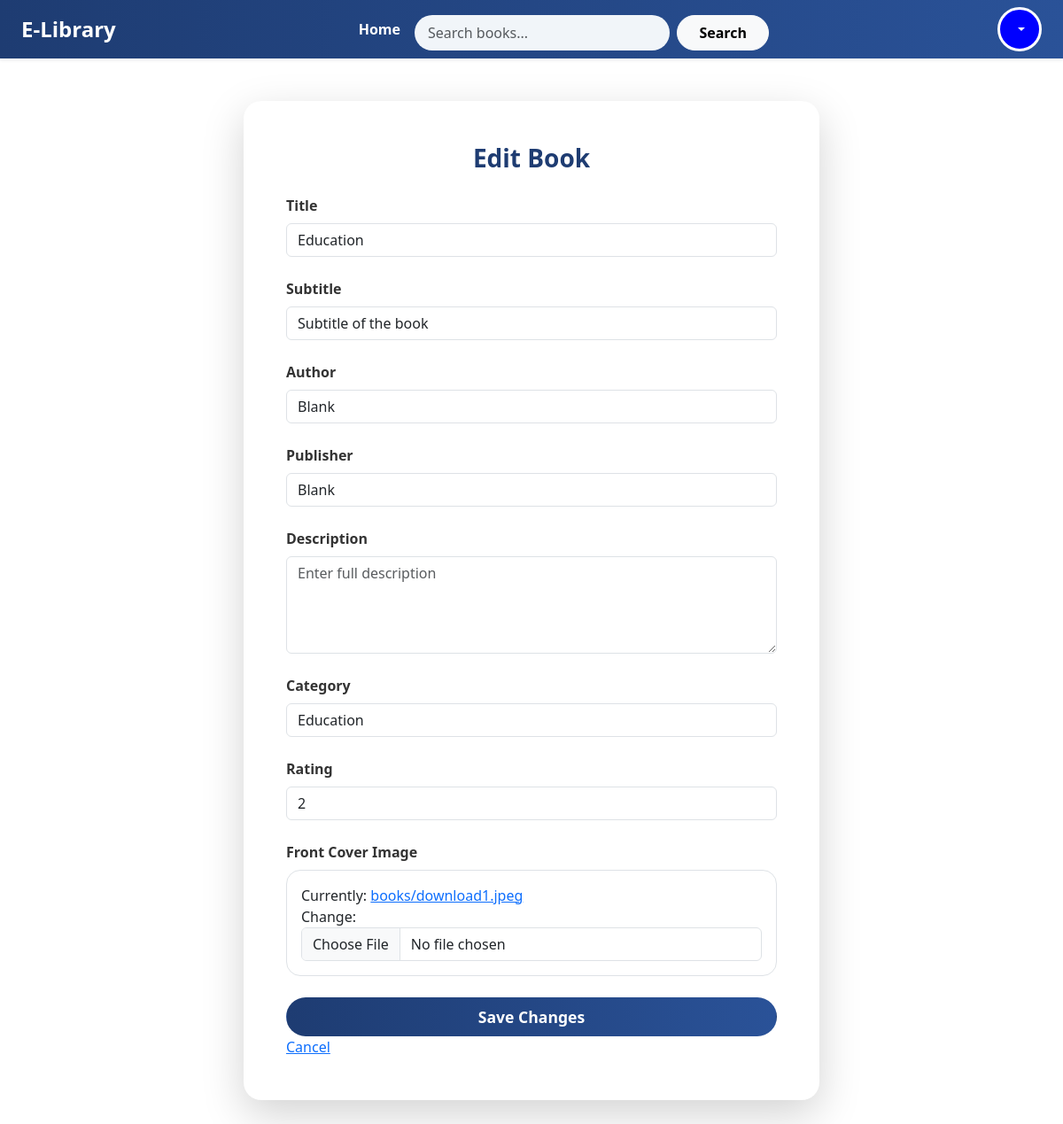
Page /editbook/24/ (signed in) on the earlier database version.
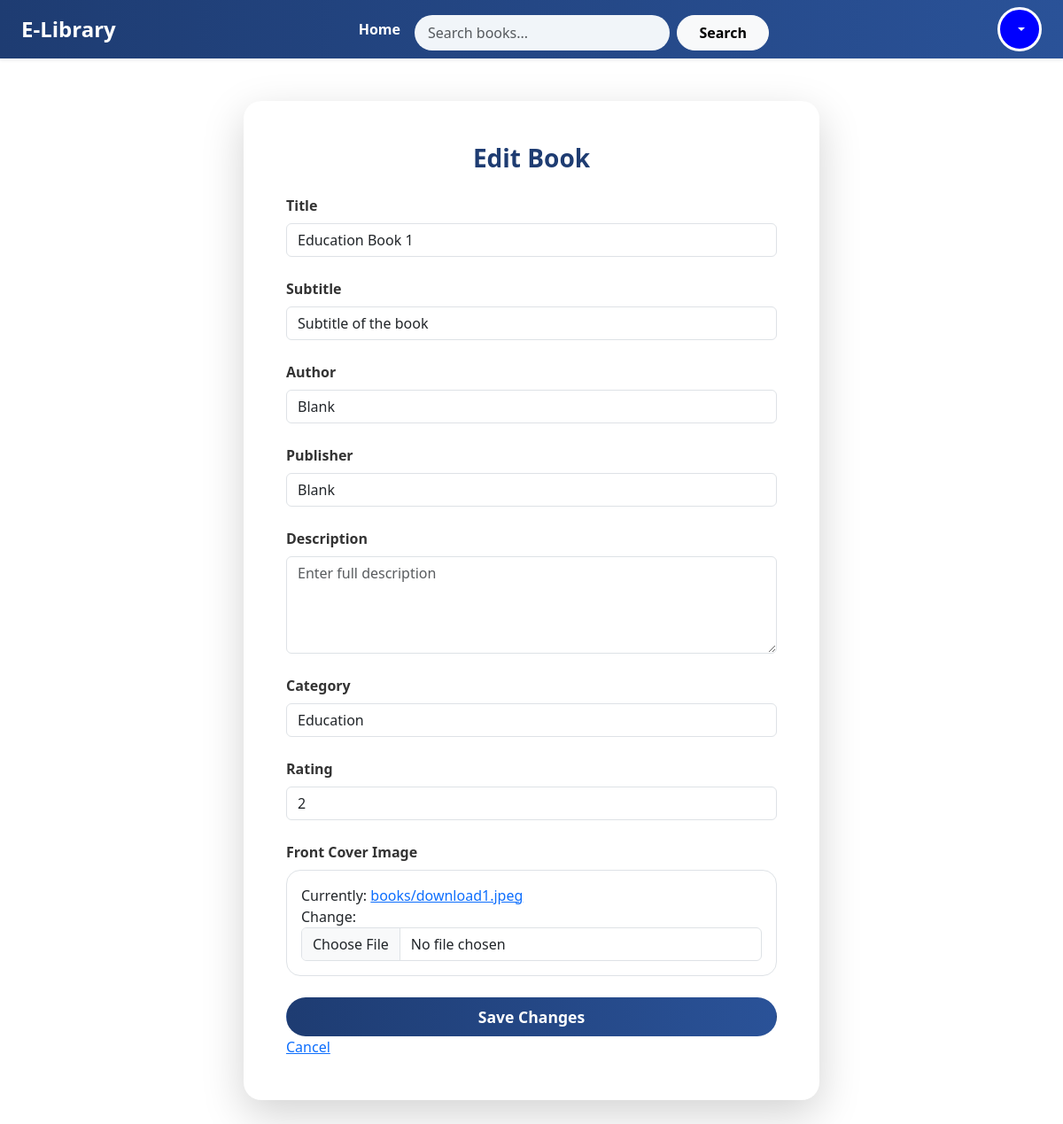
Same page on the later database version.
### library_web/models.py (models this page shows, shortened)
class EBooksModel(models.Model):
    book_id = models.CharField(max_length=20, unique=True, blank=True)
    title = models.CharField(max_length=200)
    subtitle = models.CharField(max_length=255, blank=True)
    author = models.CharField(max_length=200)
    publisher = models.CharField(max_length=200)
    description = models.TextField()
    category = models.CharField(max_length=50)
    image = models.ImageField(upload_to="books/")
    rating = models.IntegerField(default=0)
    borrow_count = models.PositiveIntegerField(default=0)
    is_borrowed = models.BooleanField(default=False)

### library_web/decorators.py (the view)
        def wrapper_func(request, *args, **kwargs):
            if 'superuser' in allowed_roles and request.user.is_superuser:
                return view_func(request, *args, **kwargs)
            if 'admin' in allowed_roles and request.user.username == 'admin':
                return view_func(request, *args, **kwargs)
            return HttpResponse("You are not authorised to view this page")

### library_web/views.py (called while the page is built)
@require_http_methods(["GET", "POST"])
@csrf_protect
@login_required
@allowed_users(allowed_roles=["admin"])
def edit_book(request, book_id):
    book = get_object_or_404(EBooksModel, id=book_id)
    if request.method == "POST":
        form = EBooksForm(request.POST, request.FILES, instance=book)
        if form.is_valid():
            form.save()
            return redirect("home")
    else:
        form = EBooksForm(instance=book)
    return render(request, "editBook.html", {"form": form, "book": book})

### library_web/templates/editBook.html (shortened to what this page needs)
{% load static %}
<!doctype html>
<html lang="en">
  <head>
    <link href="https://cdn.jsdelivr.net/npm/bootstrap@5.3.2/dist/css/bootstrap.min.css" rel="stylesheet">
    <link rel="stylesheet" href="{% static 'css/style.css' %}"/>
</head>
  <body>
    {% include 'navigation.html' %}
<div class="container py-5 d-flex justify-content-center">
    <div class="card shadow-lg border-0 p-5" style="max-width: 650px; width: 100%; border-radius: 20px;">
        <h3 class="text-center mb-4 fw-bold" style="color: #1e3c72;">Edit Book</h3>
        <form method="POST" enctype="multipart/form-data">
    <div class="mb-4">
        <label class="form-label fw-semibold" style="font-size: 1rem; color: #333;">Title</label>
        {{ form.title }}
    </div>
    <div class="mb-4">
        <label class="form-label fw-semibold" style="font-size: 1rem; color: #333;">Subtitle</label>
        {{ form.subtitle }}
    </div>
    <div class="mb-4">
        <label class="form-label fw-semibold" style="font-size: 1rem; color: #333;">Author</label>
        {{ form.author }}
    </div>
    <div class="mb-4">
        <label class="form-label fw-semibold" style="font-size: 1rem; color: #333;">Publisher</label>
        {{ form.publisher }}
    </div>
    <div class="mb-4">
        <label class="form-label fw-semibold" style="font-size: 1rem; color: #333;">Description</label>
        <textarea name="description" class="form-control modern-input" rows="4"
                  placeholder="Enter full description" required></textarea>
    </div>
    <div class="mb-4">
        <label class="form-label fw-semibold" style="font-size: 1rem; color: #333;">Category</label>
        {{ form.category }}
    </div>
    <div class="mb-4">
        <label class="form-label fw-semibold" style="font-size: 1rem; color: #333;">Rating</label>
            {{ form.rating }}
    </div>
    <div class="mb-4">
        <label class="form-label fw-semibold" style="font-size: 1rem; color: #333;">Front Cover Image</label>
        <div class="p-3 border rounded-4">
            {{ form.image }}
        </div>
    </div>
    <button type="submit" class="btn w-100 py-2 fw-semibold"
        style="background: linear-gradient(90deg, #1e3c72, #2a5298);
               color: white;
               border-radius: 50px;
               font-size: 1.1rem;">
        Save Changes
    </button>
    <a href="{% url 'home' %}">Cancel</a>
</form>
    </div>
</div>
  </body>
</html>

Differences in the rows shown:
changed EBooksModel "Subtitle of the book": title "Education" → "Education Book 1"
